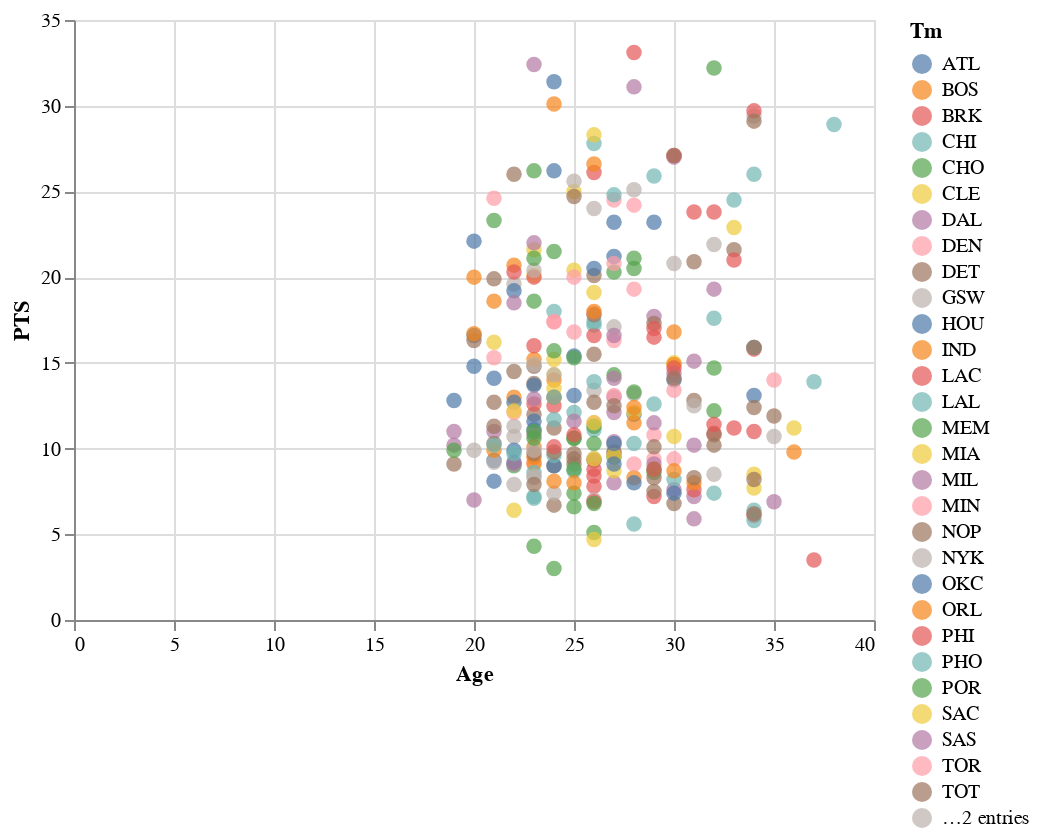

Write notebook code for a chart like this one.
### Code cell
alt.Chart(df).mark_circle(size=60).encode(
    x='Age',
    y='PTS',
    color='Tm',
    tooltip=['Player','PTS', 'TRB']
).interactive()

### Figure 1 — Vega-Lite specification as saved in the notebook (floating-point values rounded to 4 significant figures; data arrays with more than 128 entries replaced by an {"elided": "..."} marker saying what was removed)
{"config": {"view": {"continuousWidth": 400, "continuousHeight": 300}}, "data": {"name": "data-b7cc367200f52888aefb42fc5237df3c"}, "mark": {"type": "circle", "size": 60}, "encoding": {"color": {"field": "Tm", "type": "nominal"}, "tooltip": [{"field": "Player", "type": "nominal"}, {"field": "PTS", "type": "quantitative"}, {"field": "TRB", "type": "quantitative"}], "x": {"field": "Age", "type": "quantitative"}, "y": {"field": "PTS", "type": "quantitative"}}, "selection": {"selector003": {"type": "interval", "bind": "scales", "encodings": ["x", "y"]}}, "$schema": "https://vega.github.io/schema/vega-lite/v4.17.0.json", "datasets": {"data-b7cc367200f52888aefb42fc5237df3c": {"elided": "305 records"}}}
